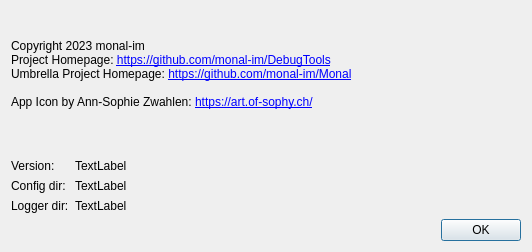
<?xml version="1.0" encoding="UTF-8"?>
<ui version="4.0">
 <class>uiDialog_about</class>
 <widget class="QDialog" name="uiDialog_about">
  <property name="geometry">
   <rect>
    <x>0</x>
    <y>0</y>
    <width>532</width>
    <height>252</height>
   </rect>
  </property>
  <property name="windowTitle">
   <string>Monal Crash Analyzer | about</string>
  </property>
  <layout class="QGridLayout" name="gridLayout">
   <item row="3" column="0">
    <widget class="QDialogButtonBox" name="buttonBox">
     <property name="orientation">
      <enum>Qt::Horizontal</enum>
     </property>
     <property name="standardButtons">
      <set>QDialogButtonBox::Ok</set>
     </property>
    </widget>
   </item>
   <item row="0" column="0">
    <widget class="QLabel" name="label_2">
     <property name="sizePolicy">
      <sizepolicy hsizetype="MinimumExpanding" vsizetype="MinimumExpanding">
       <horstretch>0</horstretch>
       <verstretch>0</verstretch>
      </sizepolicy>
     </property>
     <property name="text">
      <string>&lt;html&gt;&lt;head/&gt;&lt;body&gt;&lt;p&gt;Copyright 2023 monal-im&lt;br/&gt;Project Homepage: &lt;a href=&quot;https://github.com/monal-im/DebugTools&quot;&gt;https://github.com/monal-im/DebugTools&lt;/a&gt;&lt;br/&gt;Umbrella Project Homepage: &lt;a href=&quot;https://github.com/monal-im/Monal&quot;&gt;https://github.com/monal-im/Monal&lt;/a&gt;&lt;br/&gt;&lt;br/&gt;App Icon by Ann-Sophie Zwahlen: &lt;a href=&quot;https://art.of-sophy.ch/&quot;&gt;https://art.of-sophy.ch/&lt;/a&gt;&lt;/p&gt;&lt;/body&gt;&lt;/html&gt;</string>
     </property>
     <property name="textFormat">
      <enum>Qt::RichText</enum>
     </property>
     <property name="openExternalLinks">
      <bool>true</bool>
     </property>
     <property name="textInteractionFlags">
      <set>Qt::TextBrowserInteraction</set>
     </property>
    </widget>
   </item>
   <item row="2" column="0">
    <layout class="QFormLayout" name="formLayout">
     <property name="sizeConstraint">
      <enum>QLayout::SetMaximumSize</enum>
     </property>
     <property name="fieldGrowthPolicy">
      <enum>QFormLayout::AllNonFixedFieldsGrow</enum>
     </property>
     <item row="1" column="0">
      <widget class="QLabel" name="label_4">
       <property name="text">
        <string>Version:</string>
       </property>
      </widget>
     </item>
     <item row="1" column="1">
      <widget class="QLabel" name="uiLabel_version">
       <property name="text">
        <string>TextLabel</string>
       </property>
      </widget>
     </item>
     <item row="2" column="0">
      <widget class="QLabel" name="label_3">
       <property name="text">
        <string>Config dir:</string>
       </property>
      </widget>
     </item>
     <item row="2" column="1">
      <widget class="QLabel" name="uiLabel_configDir">
       <property name="text">
        <string>TextLabel</string>
       </property>
       <property name="textInteractionFlags">
        <set>Qt::TextSelectableByKeyboard|Qt::TextSelectableByMouse</set>
       </property>
      </widget>
     </item>
     <item row="3" column="0">
      <widget class="QLabel" name="label_5">
       <property name="text">
        <string>Logger dir:</string>
       </property>
      </widget>
     </item>
     <item row="3" column="1">
      <widget class="QLabel" name="uiLabel_loggerDir">
       <property name="text">
        <string>TextLabel</string>
       </property>
       <property name="textInteractionFlags">
        <set>Qt::TextSelectableByKeyboard|Qt::TextSelectableByMouse</set>
       </property>
      </widget>
     </item>
    </layout>
   </item>
   <item row="1" column="0">
    <spacer name="verticalSpacer">
     <property name="orientation">
      <enum>Qt::Vertical</enum>
     </property>
     <property name="sizeType">
      <enum>QSizePolicy::Fixed</enum>
     </property>
     <property name="sizeHint" stdset="0">
      <size>
       <width>16</width>
       <height>16</height>
      </size>
     </property>
    </spacer>
   </item>
  </layout>
 </widget>
 <resources/>
 <connections>
  <connection>
   <sender>buttonBox</sender>
   <signal>accepted()</signal>
   <receiver>uiDialog_about</receiver>
   <slot>accept()</slot>
   <hints>
    <hint type="sourcelabel">
     <x>248</x>
     <y>254</y>
    </hint>
    <hint type="destinationlabel">
     <x>157</x>
     <y>274</y>
    </hint>
   </hints>
  </connection>
  <connection>
   <sender>buttonBox</sender>
   <signal>rejected()</signal>
   <receiver>uiDialog_about</receiver>
   <slot>reject()</slot>
   <hints>
    <hint type="sourcelabel">
     <x>316</x>
     <y>260</y>
    </hint>
    <hint type="destinationlabel">
     <x>286</x>
     <y>274</y>
    </hint>
   </hints>
  </connection>
 </connections>
</ui>
